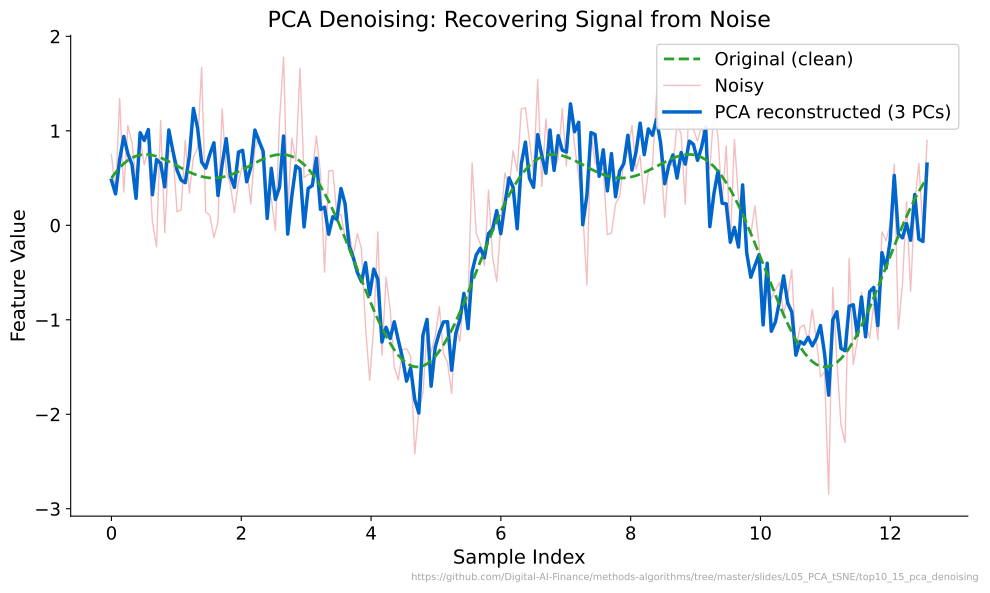

Generate this figure with Python:
"""PCA Denoising - Recovering signal from noise using low-rank PCA reconstruction."""
import matplotlib.pyplot as plt
import numpy as np
from pathlib import Path
from sklearn.decomposition import PCA

CHART_METADATA = {
    "title": "PCA Denoising: Recovering Signal from Noise",
    "description": "Three-line plot comparing clean signal, noisy data, and PCA-reconstructed signal",
    "url": "https://github.com/Digital-AI-Finance/methods-algorithms/tree/master/slides/L05_PCA_tSNE/top10_15_pca_denoising"
}

plt.rcParams.update({
    'font.size': 14, 'axes.labelsize': 14, 'axes.titlesize': 16,
    'xtick.labelsize': 13, 'ytick.labelsize': 13, 'legend.fontsize': 13,
    'figure.figsize': (10, 6), 'figure.dpi': 150,
    'axes.spines.top': False, 'axes.spines.right': False,
})

MLPURPLE = '#3333B2'
MLBLUE = '#0066CC'
MLORANGE = '#FF7F0E'
MLGREEN = '#2CA02C'
MLRED = '#D62728'

np.random.seed(42)
n_samples = 200
n_features = 10
t = np.linspace(0, 4 * np.pi, n_samples)

X_clean = np.zeros((n_samples, n_features))
for j in range(n_features):
    X_clean[:, j] = np.sin(t + j * 0.5) + 0.5 * np.cos(2 * t + j * 0.3)

X_noisy = X_clean + np.random.normal(0, 0.5, X_clean.shape)

pca = PCA(n_components=3, random_state=42)
X_low = pca.fit_transform(X_noisy)
X_reconstructed = pca.inverse_transform(X_low)

feat = 0
fig, ax = plt.subplots()
ax.plot(t, X_clean[:, feat], color=MLGREEN, linestyle='--', linewidth=2, label='Original (clean)', zorder=3)
ax.plot(t, X_noisy[:, feat], color=MLRED, alpha=0.3, linewidth=1, label='Noisy', zorder=1)
ax.plot(t, X_reconstructed[:, feat], color=MLBLUE, linewidth=2.5, label='PCA reconstructed (3 PCs)', zorder=2)

ax.set_xlabel('Sample Index')
ax.set_ylabel('Feature Value')
ax.set_title('PCA Denoising: Recovering Signal from Noise')
ax.legend(loc='upper right', framealpha=0.9)

plt.figtext(0.99, 0.01, CHART_METADATA['url'],
            fontsize=7, color='gray', ha='right', va='bottom', alpha=0.7)
plt.tight_layout()
plt.savefig(Path(__file__).parent / 'chart.pdf', dpi=300, bbox_inches='tight')
plt.close()
print("Chart saved: top10_15_pca_denoising/chart.pdf")
